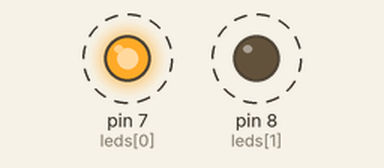
A sketch run on a simulated Arduino Uno, built with avr-gcc and run on an emulated ATmega328P. Parts: output pins drawn as LEDs (lit = HIGH). Dashed ring = blinking.

Above: at 0.5 s.
Timing chart, 0 to 4.6 s (numbered marks = the images above):
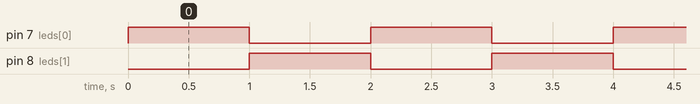

The sketch:

howUseVariables.ino
```cpp
int leds[] = {7, 8};
int i = 0;

void setup() {
  // put your setup code here, to run once:
  pinMode(leds[0],OUTPUT);
  pinMode(leds[1],OUTPUT);
}

void loop() {
  // put your main code here, to run repeatedly:
  digitalWrite(leds[i],HIGH);
  delay(1000);
  digitalWrite(leds[i],LOW);
  if(i == 0){i=1;}
  else{i = 0;}
}
```

Measured:
- by itself, pin 7 (leds[0]), pin 8 (leds[1]): alternates HIGH for 1.0 s and LOW for 1.0 s
- by itself, everything shown: repeats every 2.0 s, in 4 steps
